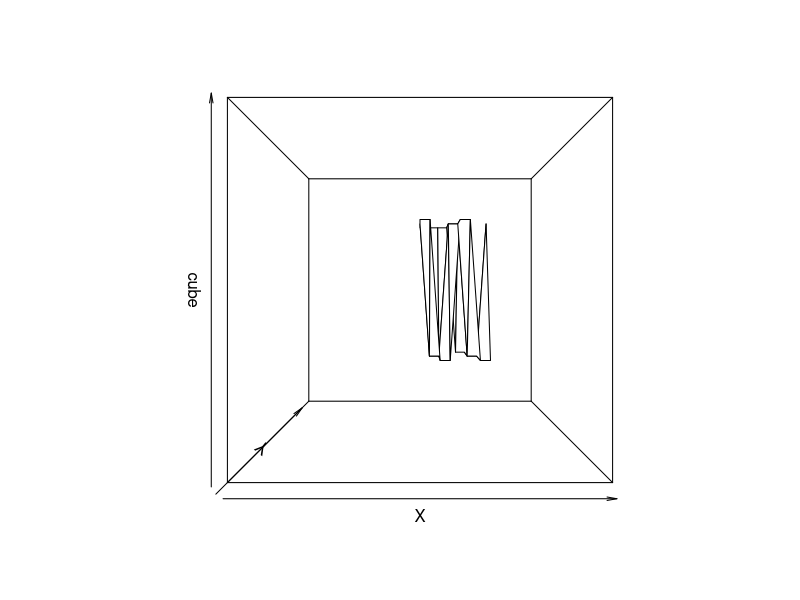
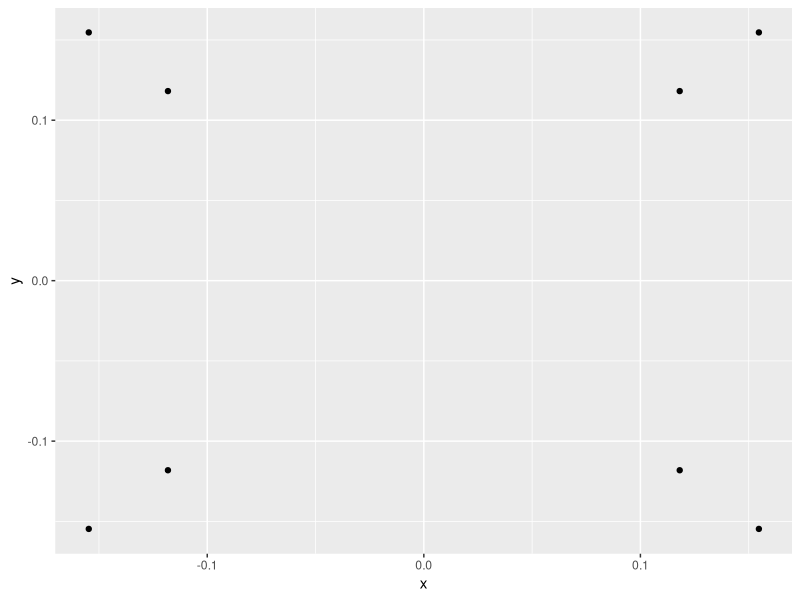
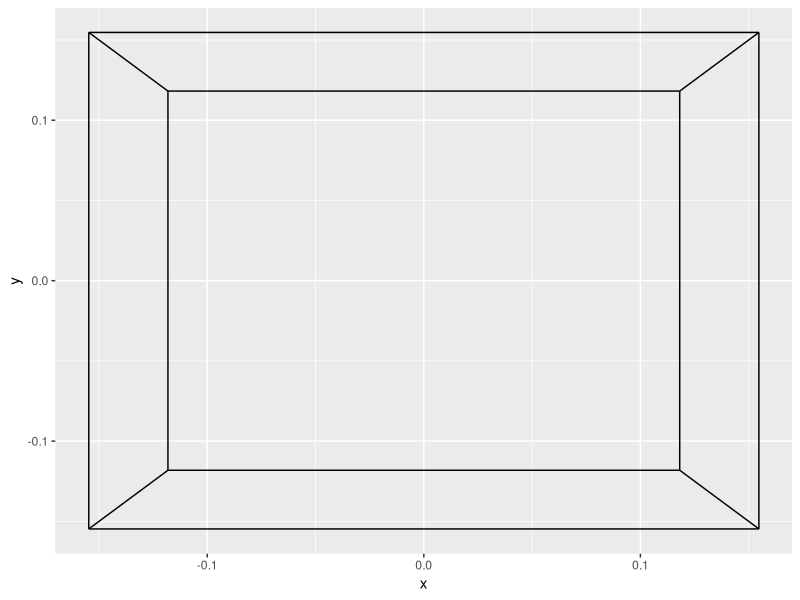
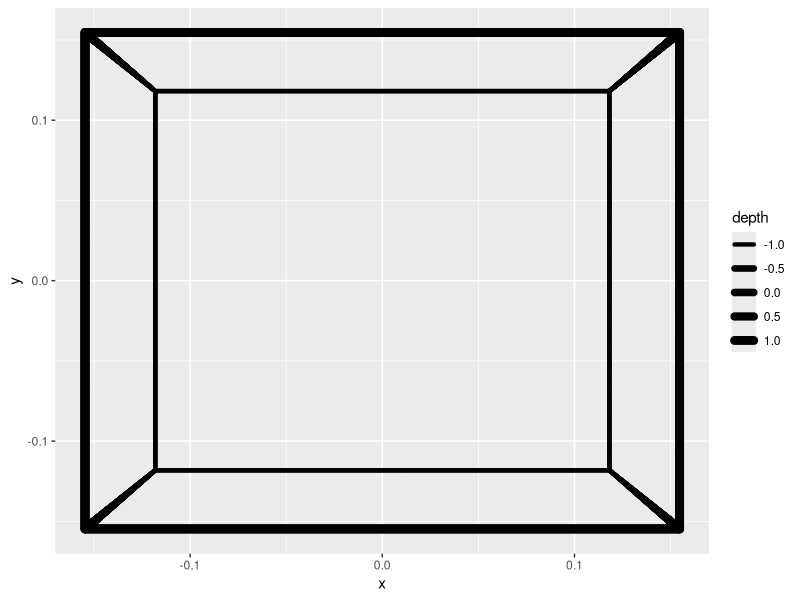
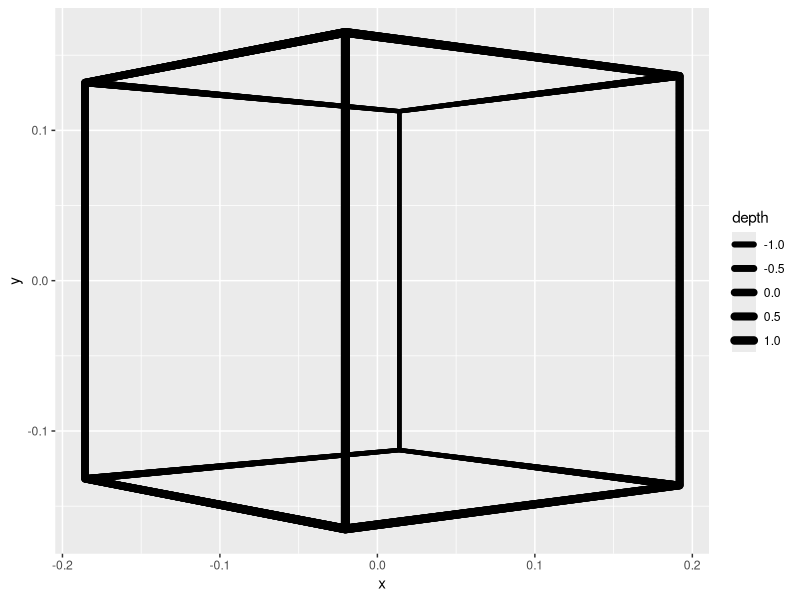
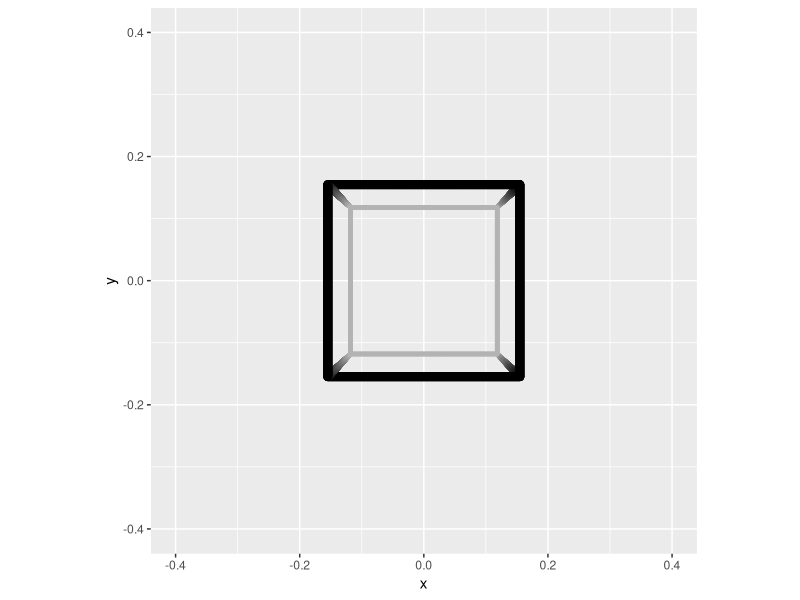
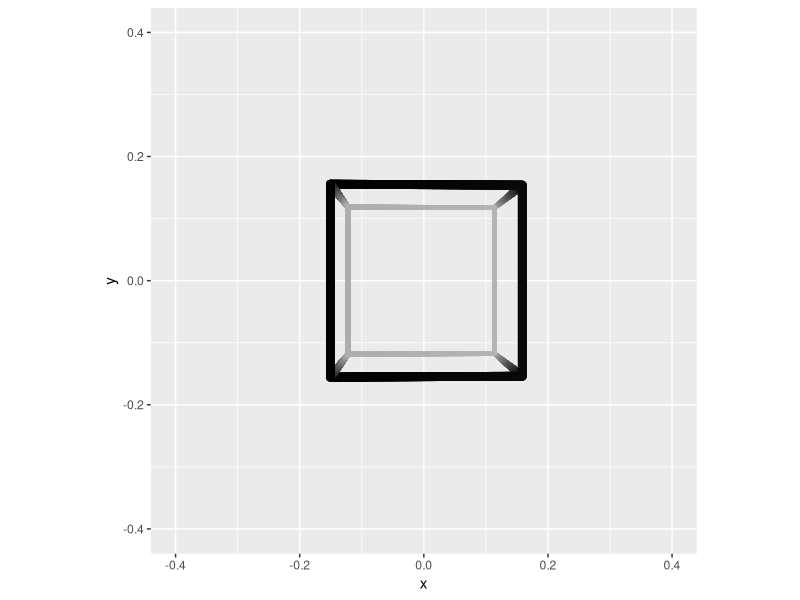
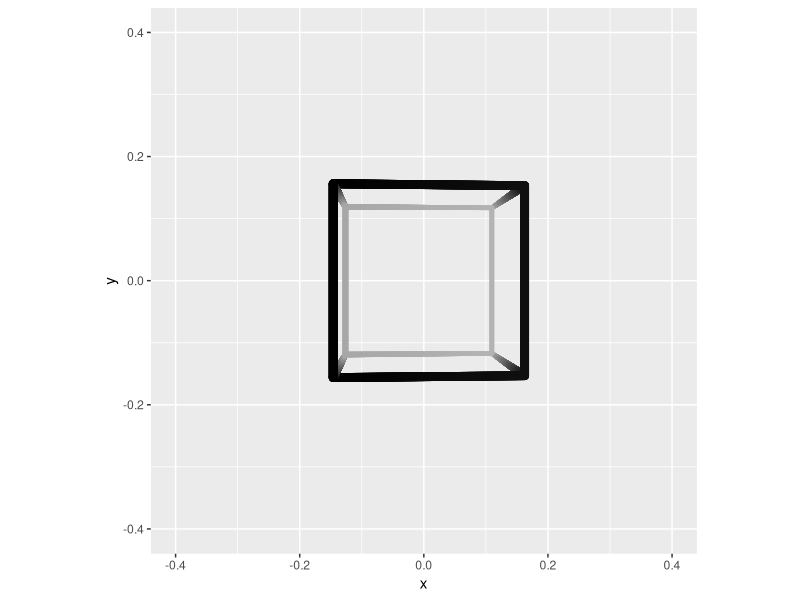

These charts were generated, in order, by the following R code:
## ---- chunk 1
library(knitr)

knitr::opts_chunk$set(
  collapse = TRUE,
  comment = "#>",
  warning = FALSE,
  message = FALSE,
  ffmpeg.format='gif',
  interval = 1/15
)
Sys.setenv(LANG = "en")

set.seed(24)
## ---- chunk 2
library(ggplot2)
library(ggforce)

# Define the corners of the cube
cube <- matrix(
  c(
     1,  1,  1,
     1, -1,  1,
    -1, -1,  1,
    -1,  1,  1,
     1,  1, -1,
     1, -1, -1,
    -1, -1, -1,
    -1,  1, -1
  ),
  ncol = 3, byrow = TRUE
)

# Define each edge - practically making a network the hard way
segments <- data.frame(
  ind = c(1, 2, 
          2, 3, 
          3, 4, 
          4, 1, 
          5, 6, 
          6, 7, 
          7, 8, 
          8, 5, 
          1, 5, 
          2, 6, 
          3, 7, 
          4, 8),
  group = rep(1:12, each = 2)
)
## ---- chunk 3
tr_mat <- persp(z = cube, theta = 0, phi = 0, 
                xlim = c(-2, 2), ylim = c(-2, 2), zlim = c(-2,2))
## ---- chunk 4
tr_mat
## ---- chunk 5
trans_cube <- trans3d(cube[,1], cube[,2], cube[,3], tr_mat)
ggplot(as.data.frame(trans_cube)) + 
  geom_point(aes(x, y))
## ---- chunk 6
to_grid <- function(mat, segments, tr_mat) {
  trans <- trans3d(mat[, 1], mat[, 2], mat[, 3], tr_mat)
  cube <- cbind(as.data.frame(trans), depth = -mat[, 2])
  cbind(cube[segments$ind, ], segments)
}
cube_grid <- to_grid(cube, segments, tr_mat)

ggplot(cube_grid) + 
  geom_path(aes(x, y, group = group))
## ---- chunk 7
ggplot(cube_grid) + 
  geom_link2(aes(x, y, group = group, size = depth), lineend = 'round', n = 500) + 
  scale_size(range = c(1.5, 3))
## ---- chunk 8
rot <- function(mat, angle) {
  mat_tmp <- mat
  mat_tmp[,1] <- mat[,1] * cos(angle) - mat[,2] * sin(angle)
  mat_tmp[,2] <- mat[,2] * cos(angle) + mat[,1] * sin(angle)
  mat_tmp
}

cube_grid <- to_grid(rot(cube, pi/4.5), segments, tr_mat)
ggplot(cube_grid) + 
  geom_link2(aes(x, y, group = group, size = depth), lineend = 'round', n = 500) + 
  scale_size(range = c(1.5, 3))
## ---- chunk 9
angles <- head(seq(0, pi/2, length.out = 51), 50)
cubes <- lapply(angles, function(i) to_grid(rot(cube, i), segments, tr_mat))

for (d in cubes) {
  p <- ggplot(d) + 
    geom_link2(aes(x, y, group = group, size = depth, color = depth), 
               lineend = 'round', n = 500) + 
    scale_size(range = c(1.5, 3)) + 
    scale_color_gradient(low = 'grey70', high = 'black') + 
    scale_x_continuous(limits = c(-0.4, 0.4)) + 
    scale_y_continuous(limits = c(-0.4, 0.4)) + 
    coord_fixed() + 
    theme(legend.position = 'none')
  plot(p)
}
## ---- chunk 10
for (d in cubes) {
  p <- ggplot(d) + 
    geom_link2(aes(x, y, group = group, size = depth, color = depth,
                   depth = depth), # This tells facet_stereo about depth
               lineend = 'round', n = 500) + 
    scale_size(range = c(1.5, 3)) + 
    scale_color_gradient(low = 'grey70', high = 'black') + 
    scale_x_continuous(limits = c(-0.4, 0.4)) + 
    scale_y_continuous(limits = c(-0.4, 0.4)) + 
    coord_fixed() + 
    theme(legend.position = 'none') + 
    scale_depth(range = c(0, 0.15)) + # This scales depth perception
    facet_stereo(panel.size = 200) # This calculates the stereoscopic distortion
  plot(p)
}
